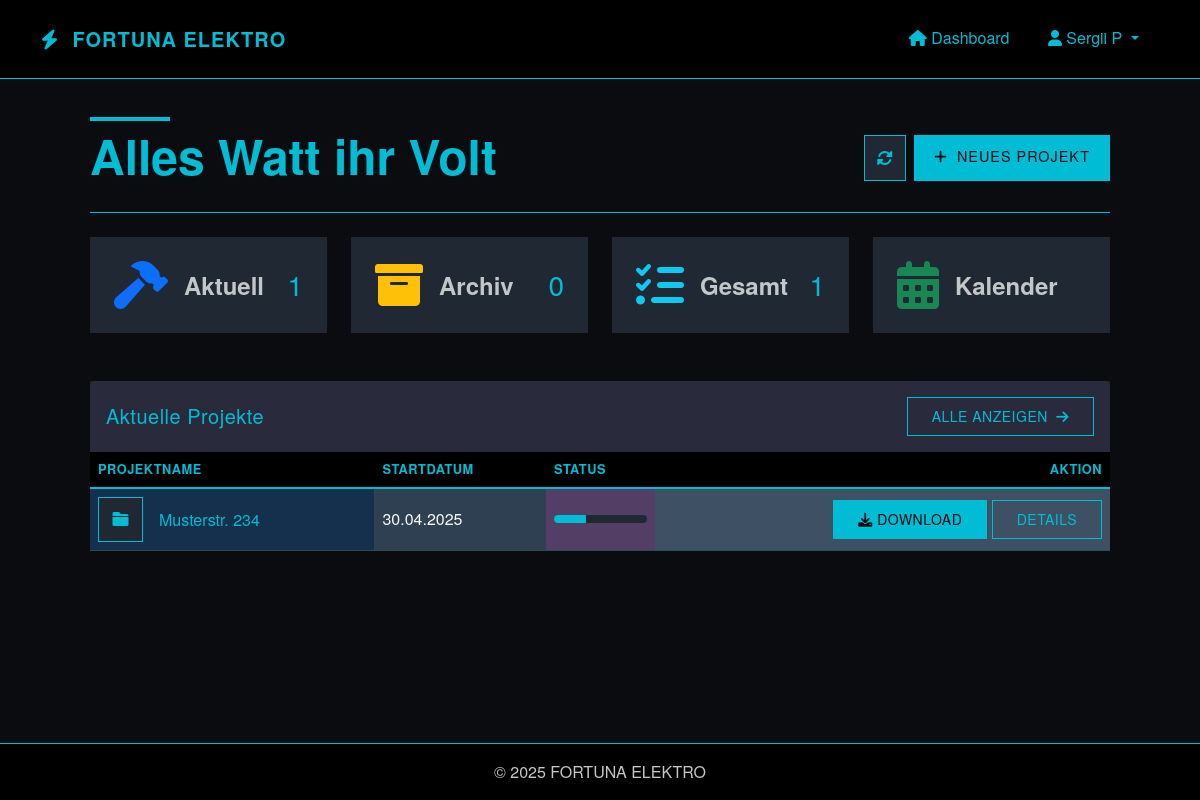
/ (signed in), run on an earlier commit of the app's database.
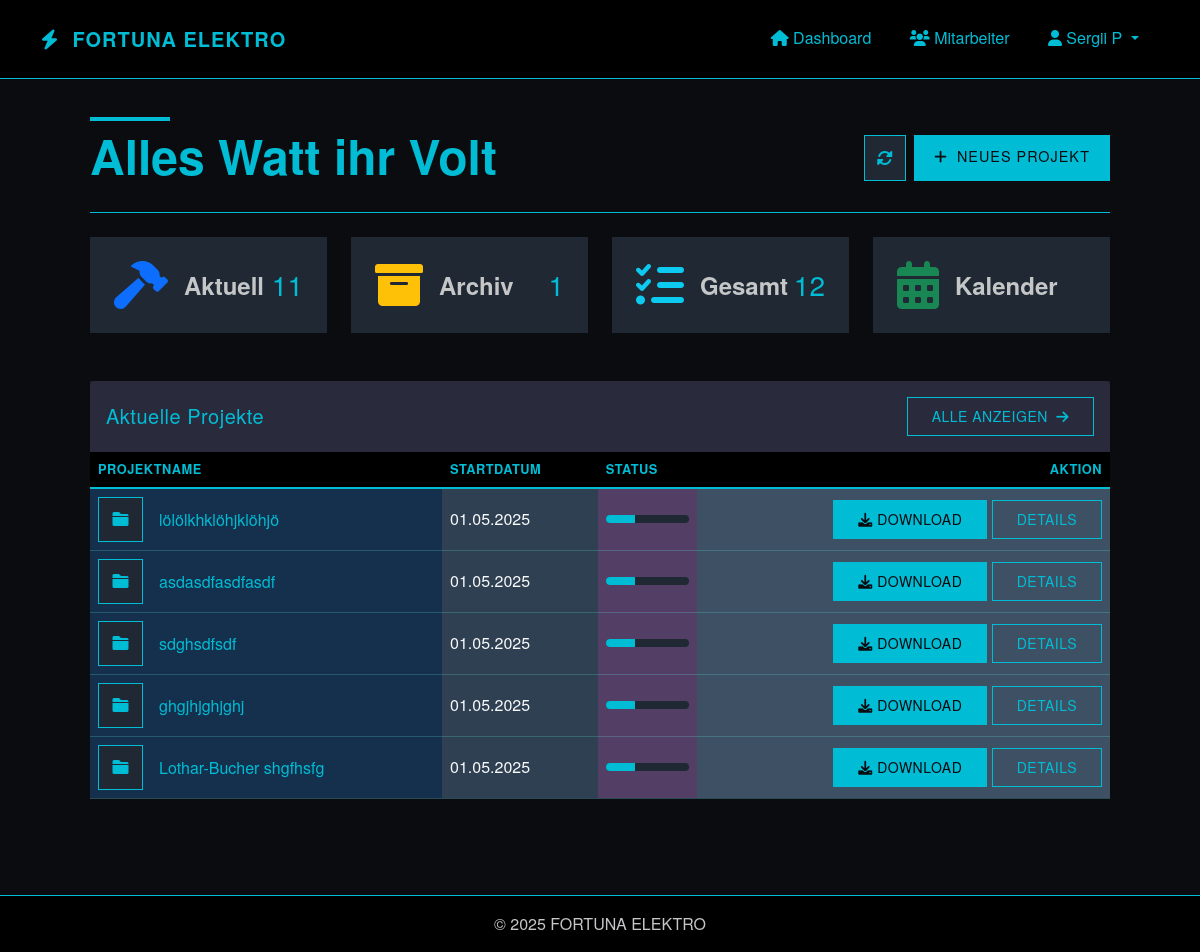
And on a later commit of the database.
### app/models/project.py (models this page shows, shortened)
class Project(db.Model):
    id = db.Column(db.Integer, primary_key=True)
    name = db.Column(db.String(128), nullable=False)  # Adresse als Projektname
    description = db.Column(db.Text)
    start_date = db.Column(db.DateTime, default=datetime.utcnow)
    end_date = db.Column(db.DateTime)
    status = db.Column(db.String(20), default='in_bearbeitung')  # 'in_bearbeitung', 'abgeschlossen', 'archiviert'
    creator_id = db.Column(db.Integer, db.ForeignKey('user.id'), nullable=False)
    files = db.relationship('File', backref='project', lazy='dynamic', cascade='all, delete-orphan')
    timesheets = db.relationship('Timesheet', backref='project', lazy='dynamic', cascade='all, delete-orphan')

### app/routes/dashboard.py (the view)
@dashboard.route('/')
@login_required
def index():
    in_progress = Project.query.filter_by(status='in_bearbeitung').order_by(Project.start_date.desc()).all()
    completed = Project.query.filter_by(status='abgeschlossen').order_by(Project.start_date.desc()).all()
    archived = Project.query.filter_by(status='archiviert').order_by(Project.start_date.desc()).all()
    return render_template(
        'dashboard/index.html',
        title='Dashboard',
        in_progress=in_progress,
        completed=completed,
        archived=archived
    )

### app/models/user.py (called while the page is built)
@login_manager.user_loader
def load_user(id):
    return User.query.get(int(id))

    def is_admin(self):
        return self.role == 'admin'

### app/templates/dashboard/index.html (shortened to what the changed rows need)
{% extends "base.html" %}
{% block content %}
<div class="container-fluid py-4">
<div class="row g-4 mb-5">
    <div class="col-12 col-sm-6 col-lg-3">
        <div class="card h-100 border-0 shadow-hover stat-card custom-stat-card" data-bs-toggle="modal" data-bs-target="#projectsModal" data-tab-target="in-progress-tab">
            <div class="card-body p-4">
                <div class="d-flex align-items-center justify-content-between">
                    <div class="d-flex align-items-center gap-3">
                        <i class="fas fa-hammer fa-3x text-primary"></i>
                        <span class="text-muted fw-bold fs-4">Aktuell</span>
                    </div>
                    <h3 class="mb-0">{{ in_progress|length }}</h3>
                </div>
            </div>
        </div>
    </div>
    <div class="col-12 col-sm-6 col-lg-3">
        <div class="card h-100 border-0 shadow-hover stat-card custom-stat-card" data-bs-toggle="modal" data-bs-target="#projectsModal" data-tab-target="archived-tab">
            <div class="card-body p-4">
                <div class="d-flex align-items-center justify-content-between">
                    <div class="d-flex align-items-center gap-3">
                        <i class="fas fa-archive fa-3x text-warning"></i>
                        <span class="text-muted fw-bold fs-4">Archiv</span>
                    </div>
                    <h3 class="mb-0">{{ archived|length }}</h3>
                </div>
            </div>
        </div>
    </div>
    <div class="col-12 col-sm-6 col-lg-3">
        <div class="card h-100 border-0 shadow-hover stat-card custom-stat-card" data-bs-toggle="modal" data-bs-target="#projectsModal" data-tab-target="all-tab">
            <div class="card-body p-4">
                <div class="d-flex align-items-center justify-content-between">
                    <div class="d-flex align-items-center gap-3">
                        <i class="fas fa-tasks fa-3x text-info"></i>
                        <span class="text-muted fw-bold fs-4">Gesamt</span>
                    </div>
                    <h3 class="mb-0">{{ (in_progress|length) + (completed|length) + (archived|length) }}</h3>
                </div>
            </div>
        </div>
    </div>
</div>
<div class="row mb-4">
    <div class="col-12">
        <div class="card border-0 shadow-hover aktuelle-projekte">
            <div class="card-body p-0">
                {% if in_progress %}
                    <div class="table-responsive" >
                        <table class="table table-hover align-middle mb-0" >
                            <thead>
                                <tr>
                                    <th>Projektname</th>
                                    <th class="d-none d-md-table-cell">Startdatum</th>
                                    <th class="d-none d-lg-table-cell" >Status</th>
                                    <th class="text-end">Aktion</th>
                                </tr>
                            </thead>
                            <tbody>
                                {% for project in in_progress[:5] %}
                                    <tr>
                                        <td style="background-color: #14304d">
                                            <div class="d-flex align-items-center" >
                                                <div class="project-icon me-3" >
                                                    <i class="fas fa-folder" style="color: var(--accent);"></i>
                                                </div>
                                                <div>
                                                    <h6 class="mb-0" >{{ project.name }}</h6>
                                                </div>
                                            </div>
                                        </td>
                                        <td class="d-none d-md-table-cell text-light" style="background-color: #2f4052">{{ project.start_date.strftime('%d.%m.%Y') }}</td>
                                        <td class="d-none d-lg-table-cell" style="background-color: #533f66">
                                            <div class="progress" style="height: 8px; background-color: var(--primary-light);">
                                                <div class="progress-bar" role="progressbar" style="width:35%; background-color: var(--accent);"></div>
                                            </div>
                                        </td>
                                        <td class="text-end"  style="background-color: #3e5063">
                                            <a href="{{ url_for('files.download_project', project_id=project.id) }}" class="btn btn-sm btn-primary">
                                                <i class="fas fa-download"></i> Download
                                            </a>
                                            <a href="{{ url_for('projects.view_project', project_id=project.id) }}" class="btn btn-sm btn-outline-primary">
                                                Details
                                            </a>
                                        </td>
                                    </tr>
                                {% endfor %}
                            </tbody>
                        </table>
                    </div>
                {% endif %}
            </div>
        </div>
    </div>
</div>
</div>
                        {% set all_projects = in_progress + completed + archived %}
{% endblock %}

### app/templates/base.html (shortened to what this page needs)
<!DOCTYPE html>
<html lang="de">
<head>
    <link href="https://cdn.jsdelivr.net/npm/bootstrap@5.3.0/dist/css/bootstrap.min.css" rel="stylesheet">
    <link rel="stylesheet" href="https://cdnjs.cloudflare.com/ajax/libs/font-awesome/6.0.0/css/all.min.css">
    <link rel="stylesheet" href="{{ url_for('static', filename='css/style.css') }}">
</head>
<body>
    <nav class="navbar navbar-expand-lg navbar-dark mb-4">
        <div class="container">
            <a class="navbar-brand" href="{{ url_for('dashboard.index') }}">
                <i class="fas fa-bolt"></i> FORTUNA ELEKTRO
            </a>
            <div class="collapse navbar-collapse" id="navbarNav">
                <ul class="navbar-nav ms-auto">
                    {% if current_user.is_authenticated %}
                        <li class="nav-item">
                            <a class="nav-link" href="{{ url_for('dashboard.index') }}">
                                <i class="fas fa-home"></i> Dashboard
                            </a>
                        </li>
                        {% if current_user.is_admin() %}
                            <li class="nav-item">
                                <a class="nav-link" href="{{ url_for('admin.list_users') }}">
                                    <i class="fas fa-users"></i> Mitarbeiter
                                </a>
                            </li>
                        {% endif %}
                        <li class="nav-item dropdown">
                            <a class="nav-link dropdown-toggle" href="#" role="button" data-bs-toggle="dropdown">
                                <i class="fas fa-user"></i> {{ current_user.username }}
                            </a>
                        </li>
                    {% else %}
                        <li class="nav-item">
                            <a class="nav-link" href="{{ url_for('auth.login') }}">
                                <i class="fas fa-sign-in-alt"></i> Anmelden
                            </a>
                        </li>
                    {% endif %}
                </ul>
            </div>
        </div>
    </nav>
    <div class="container mb-5">
        {% block content %}{% endblock %}
    </div>
    <footer class="footer mt-auto py-3">
        <div class="container text-center">
            <span class="text-muted">&copy; 2025 FORTUNA ELEKTRO </span>
        </div>
    </footer>
</body>
</html>

What changed in the data, as far as the page shows it:
no longer on this page (row edited): Project: name "Musterstr. 234", start_date "30.04.2025"
changed User "Sergii P": role "installateur" → "admin" (drawn)
added Project: name "lölölkhklöhjklöhjö", start_date "01.05.2025"
added Project: name "asdasdfasdfasdf", start_date "01.05.2025"
added Project: name "sdghsdfsdf", start_date "01.05.2025"
added Project: name "ghgjhjghjghj", start_date "01.05.2025"
added Project: name "Lothar-Bucher shgfhsfg", start_date "01.05.2025"
Also different on the page:
{{ in_progress|length }}: "1" → "11"
{{ archived|length }}: "0" → "1"
{{ (in_progress|length) + (completed|length) + (archived|length) }}: "1" → "12"
text now shown: "Mitarbeiter"
